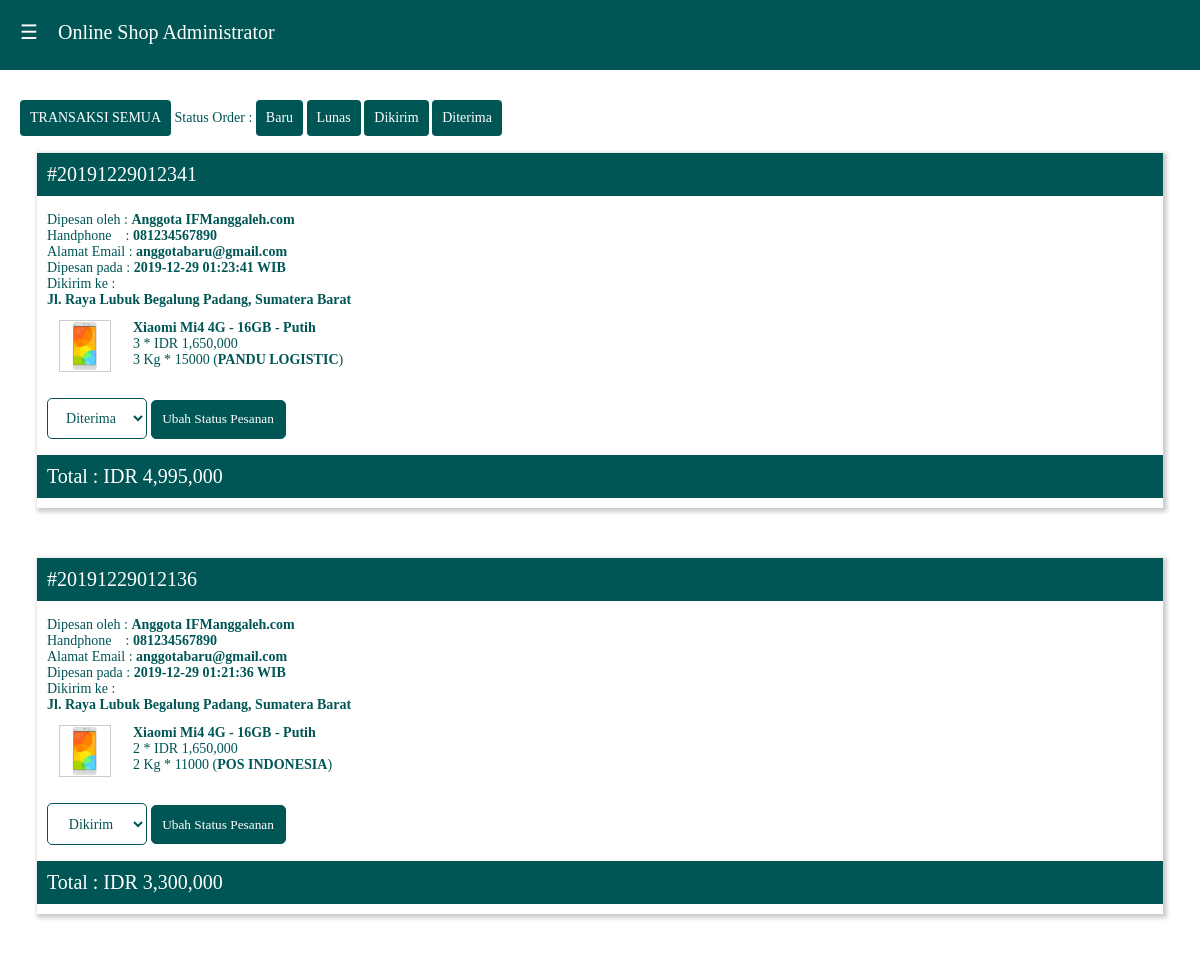
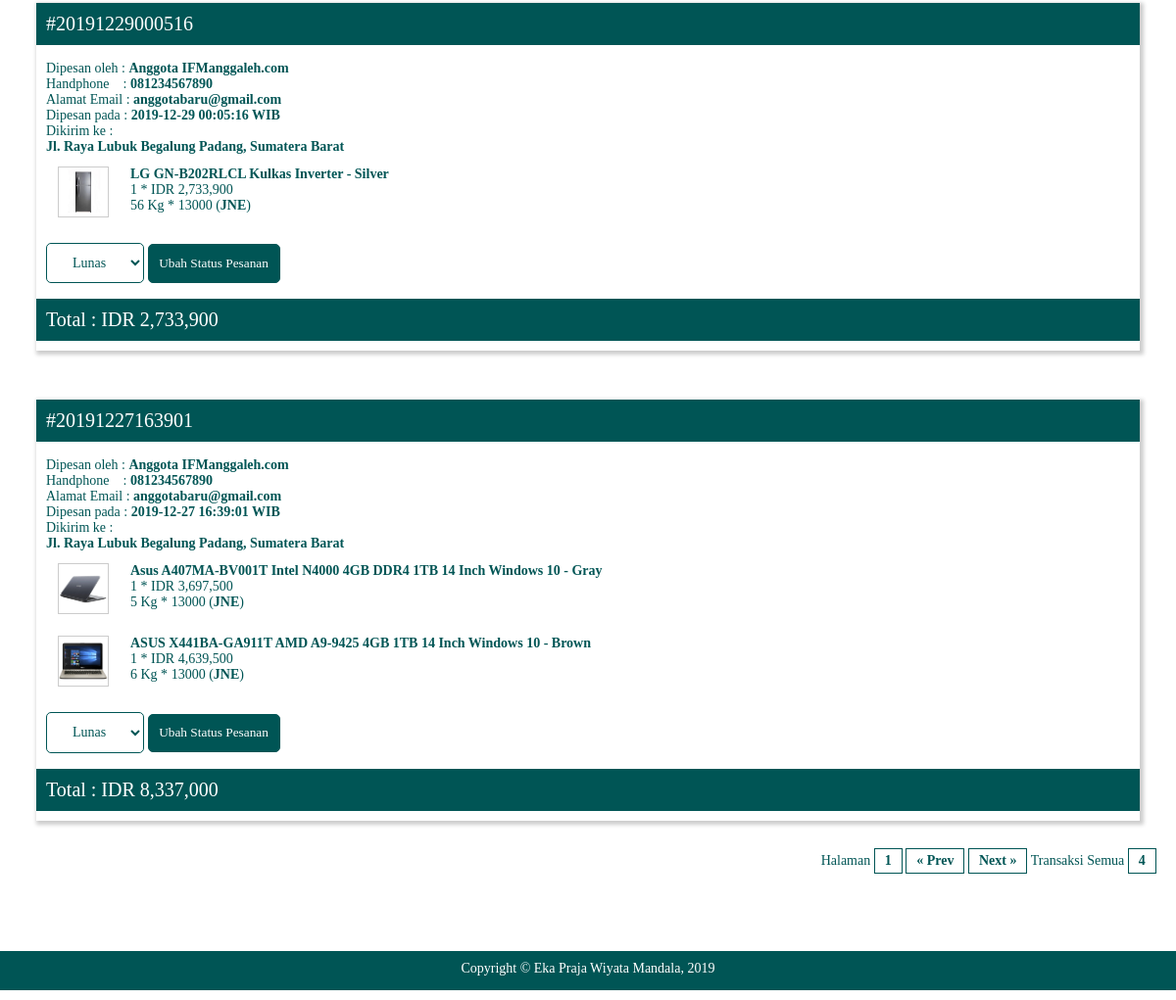
Screenshot of /admin/index.php?p=order&st=Semua (signed in) with the database file from the repository (2 pictures, top to bottom).
### tables this page shows
CREATE TABLE IF NOT EXISTS `orders` (
  `idorder` int(11) NOT NULL AUTO_INCREMENT,
  `noorder` double NOT NULL,
  `idanggota` int(11) NOT NULL,
  `alamatkirim` text NOT NULL,
  `total` double NOT NULL,
  `tglorder` datetime NOT NULL DEFAULT '0000-00-00 00:00:00',
  `statusorder` varchar(20) NOT NULL,
  PRIMARY KEY (`idorder`)
);

CREATE TABLE IF NOT EXISTS `anggota` (
  `idanggota` int(11) NOT NULL AUTO_INCREMENT,
  `email` varchar(50) NOT NULL,
  `password` varchar(20) NOT NULL,
  `nama` varchar(50) NOT NULL,
  `jk` char(1) NOT NULL,
  `tgllahir` date NOT NULL DEFAULT '0000-00-00',
  `alamat` text NOT NULL,
  `nohp` varchar(15) NOT NULL,
  `foto` text NOT NULL,
  `tgldaftar` datetime NOT NULL DEFAULT '0000-00-00 00:00:00',
  PRIMARY KEY (`idanggota`)
);

CREATE TABLE IF NOT EXISTS `orderdetail` (
  `idorder` int(11) NOT NULL,
  `idproduk` int(11) NOT NULL,
  `idjasa` int(11) NOT NULL,
  `jumlahbeli` int(11) NOT NULL,
  `subtotal` double NOT NULL
);

CREATE TABLE IF NOT EXISTS `produk` (
  `idproduk` int(11) NOT NULL AUTO_INCREMENT,
  `idkat` int(11) NOT NULL,
  `idadmin` int(11) NOT NULL,
  `nama` varchar(100) NOT NULL,
  `harga` double NOT NULL,
  `stok` int(11) NOT NULL,
  `spesifikasi` text NOT NULL,
  `detail` text NOT NULL,
  `diskon` int(11) NOT NULL,
  `berat` float NOT NULL,
  `isikotak` text NOT NULL,
  `foto1` text NOT NULL,
  `foto2` text NOT NULL,
  `tglproduk` datetime NOT NULL DEFAULT '0000-00-00 00:00:00',
  PRIMARY KEY (`idproduk`)
);

CREATE TABLE IF NOT EXISTS `jasakirim` (
  `idjasa` int(11) NOT NULL AUTO_INCREMENT,
  `idadmin` int(11) NOT NULL,
  `nama` varchar(30) NOT NULL,
  `logo` text NOT NULL,
  `detail` text NOT NULL,
  `tarif` double NOT NULL,
  PRIMARY KEY (`idjasa`)
);

### admin/order.php (the view, shortened to what this page needs)
<a href="<?php echo "?p=order&st=Semua"; ?>"><button type="button" class='btn btn-add'>TRANSAKSI SEMUA</button></a>
Status Order :
<a href="<?php echo "?p=order&st=Baru"; ?>"><button type="button" class='btn btn-add'>Baru</button> </a>
<a href="<?php echo "?p=order&st=Lunas"; ?>"><button type="button" class='btn btn-add'>Lunas</button></a>
<a href="<?php echo "?p=order&st=Dikirim"; ?>"><button type="button" class='btn btn-add'>Dikirim</button></a>
<a href="<?php echo "?p=order&st=Diterima"; ?>"><button type="button" class='btn btn-add'>Diterima</button></a>
<br>
<?php
$batas =  2;
$halaman = $_GET['pg'];
if(empty($halaman)){
	$halaman = 1;
}else{
	$posisi = ($halaman - 1) * $batas;
}
if($_GET["st"] == "Semua"){
  $status = "";
}else{
  $status = "where statusorder='$_GET[st]'";
}
  $sqlo = mysqli_query($kon, "select * from orders $status order by tglorder desc");
  while($ro = mysqli_fetch_array($sqlo)){
	if($ro['statusorder'] == "Lunas"){
	  $pilb = "";	$pill = " selected";	$pilk = ""; $pilt = "";
	}
	if($ro['statusorder'] == "Dikirim"){
	  $pilb = "";	$pill = "";	$pilk = " selected"; $pilt = "";
	}
	if($ro['statusorder'] == "Diterima"){
	  $pilb = "";	$pill = "";	$pilk = ""; $pilt = " selected";
	}
 	$sqlod = mysqli_query($kon, "select * from orders where idorder='$ro[idorder]'");
	$rod = mysqli_fetch_array($sqlod);
	$sqlag = mysqli_query($kon, "select * from anggota where idanggota='$rod[idanggota]'");
	$rag = mysqli_fetch_array($sqlag);
  	echo "<div class='dh12'>";
	echo "<div class='card'>";
	echo "<div class='kepalacard'>";
	echo "#$ro[noorder]";
	echo "</div>";
	echo "<div class='isicard'>";
	echo "<br>Dipesan oleh : <b>$rag[nama]</b><br>";
	echo "Handphone &nbsp; &nbsp;: <b>$rag[nohp]</b><br>";
	echo "Alamat Email : <b>$rag[email]</b><br>";
  	echo "Dipesan pada : <b>$ro[tglorder] WIB</b><br>";
	echo "Dikirim ke : <br><b>$ro[alamatkirim]</b><br>";
	echo "<table border='0' cellpadding='3px'>";
	$sqlordt = mysqli_query($kon, "select * from orderdetail where idorder='$ro[idorder]'");
	while($rordt = mysqli_fetch_array($sqlordt)){
	  $sqlpr = mysqli_query($kon, "select * from produk where idproduk='$rordt[idproduk]'");
	  $rpr = mysqli_fetch_array($sqlpr);
	  $sqlj = mysqli_query($kon, "select * from jasakirim where idjasa='$rordt[idjasa]'");
	  $rj = mysqli_fetch_array($sqlj);
      $disk = ($rpr["harga"] * $rpr["diskon"]) / 100;
      $hargabaru = $rpr["harga"] - $disk;
      $hrgbr = number_format($hargabaru);
      $brt = $rordt["jumlahbeli"] * $rpr["berat"];
	  echo "<tr valign='top'><td width='50px'><img src='../fotoproduk/$rpr[foto1]' height='50px;'></td>
	  <td><b>$rpr[nama]</b><br>$rordt[jumlahbeli] * IDR $hrgbr <br>$brt Kg * $rj[tarif] (<b>$rj[nama]</b>)</td></tr>";
	}
	echo "</table>";
	echo "<form method='post' action='?p=orderstatus' enctype='multipart/form-data'>";
	echo "<select name='statusorder'>
	<option value='Baru' $pilb>Baru</option>
	<option value='Lunas' $pill>Lunas</option>
	<option value='Dikirim' $pilk>Dikirim</option>
	<option value='Diterima' $pilt>Diterima</option>
	</select>
	<input type='submit' value='Ubah Status Pesanan'>";
	echo "</form><br>";
	$total = number_format($ro["total"]);
	echo "</div>";
	echo "<div class='kepalacard'>Total : IDR $total</div>";
	echo "</div><br>";
	echo "</div>";
  }
echo "<div class='dh12' align='right'>";
echo "Halaman ";
$sqlhal = mysqli_query($kon, "select * from orders $status");
$jmldata = mysqli_num_rows($sqlhal);
$jmlhal = ceil($jmldata/$batas);
for($i=1;$i<=$jmlhal;$i++){
  if ($i == $halaman){
	echo "<span class='kotak'><b>$i</b></span> ";
  }
}
if($halaman > 1){
	$previous=$halaman-1;
	echo "<span class='kotak'><a href=?p=order&pg=$previous&st=$_GET[st]>&laquo; Prev</a></span> ";
}
else
{
	echo "<span class='kotak'>&laquo; Prev</span> ";
}
if($halaman < $jmlhal){
	$next=$halaman+1;
	echo "<span class='kotak'><a href=?p=order&pg=$next&st=$_GET[st]>Next &raquo;</a></span>";
}
else{
	echo "<span class='kotak'>Next &raquo;</span>";
}
echo " Transaksi $_GET[st] <span class='kotak'><b>$jmldata</b></span>";
echo "<p></div>";
echo "<p>&nbsp;</p>";
  ?>

### admin/style.css (style rules this page uses)
body { font-family:Cambria; padding:0px; margin:0px; color:#005555; font-size:14px; }
input[type="text"], input[type="password"], input[type="file"], textarea, select { width:90%; padding:0.8em; margin-top:1em; border:1px solid #005555; background-color:#FFFFFF; font-family:Cambria; font-size:14px; color:#005555; text-align:center; border-radius:5px; }
input[type="submit"] { width:auto; margin-top:0.9em; color:#FFFFFF; background-color:#005555; padding:0.8em; cursor:pointer; border:1px solid #005555; font-family:Cambria; border-radius:5px; }
.dh12 { width:99.99% }
.dh1, .dh2, .dh3, .dh4, .dh5, .dh6, .dh7, .dh8, .dh9, .dh10, .dh11, .dh12 { float:left; display:inline; margin:0 0%; }
a { color:#005555; text-decoration:none; }
.btn { padding:9px 9px; text-align:center; border:1px solid transparent; border-radius:4px; font-family:Cambria; font-size:14px; margin-top:10px; width:auto; }
.btn-add { color:#FFFFFF; background-color:#005555; cursor:pointer; }
table { width:100%; border-color:#CCCCCC; }
td { padding:10px; background-color:#FFFFFF; font-size:14px; color:#005555; vertical-align:top; }
.card { margin:17px; min-height:230px; border:thin; box-shadow: 2px 2px 4px 2px rgba(0,0,0,0.2); padding-bottom:10px; }
.kepalacard { padding:10px; background-color:#005555; color:#FFFFFF; font-family:Century Gothic; font-size:20px; }
.isicard { padding-left:10px; padding-right:10px; background-color:#FFFFFF; color:#005555; min-height:185px; font-size:14px; }
.isicard select { width:100px; padding:0.8em; margin-top:1em; border:1px solid #005555; background-color:#FFFFFF; font-family:Cambria; font-size:14px; color:#005555; text-align:center; border-radius:5px; }
.isicard hr, .isicard img { border:1px solid rgba(0,0,0,0.2); }
.kotak { border:1px solid #005555; color:#005555; padding:4px 10px 5px; font-size:14px; margin:0 0px 0 0; font-weight:bold; }

### rows the page displays
orders: noorder "20191229012341", idanggota.nama "Anggota IFManggaleh.com", idanggota.nohp "081234567890", idanggota.email "anggotabaru@gmail.com", tglorder "2019-12-29 01:23:41", alamatkirim "Jl. Raya Lubuk Begalung Padang, Sumatera Barat", total "4,995,000"
orderdetail: idproduk.foto1 (picture), idproduk.nama "Xiaomi Mi4 4G - 16GB - Putih", jumlahbeli "3", idproduk.diskon "1,650,000", idjasa.tarif "15000", idjasa.nama "PANDU LOGISTIC"
orders: noorder "20191229012136", idanggota.nama "Anggota IFManggaleh.com", idanggota.nohp "081234567890", idanggota.email "anggotabaru@gmail.com", tglorder "2019-12-29 01:21:36", alamatkirim "Jl. Raya Lubuk Begalung Padang, Sumatera Barat", total "3,300,000"
orderdetail: idproduk.foto1 (picture), idproduk.nama "Xiaomi Mi4 4G - 16GB - Putih", jumlahbeli "2", idproduk.diskon "1,650,000", idjasa.tarif "11000", idjasa.nama "POS INDONESIA"
orders: noorder "20191229000516", idanggota.nama "Anggota IFManggaleh.com", idanggota.nohp "081234567890", idanggota.email "anggotabaru@gmail.com", tglorder "2019-12-29 00:05:16", alamatkirim "Jl. Raya Lubuk Begalung Padang, Sumatera Barat", total "2,733,900"
orderdetail: idproduk.foto1 (picture), idproduk.nama "LG GN-B202RLCL Kulkas Inverter - Silver", jumlahbeli "1", idproduk.diskon "2,733,900", jumlahbeli.berat "56", idjasa.tarif "13000", idjasa.nama "JNE"
orders: noorder "20191227163901", idanggota.nama "Anggota IFManggaleh.com", idanggota.nohp "081234567890", idanggota.email "anggotabaru@gmail.com", tglorder "2019-12-27 16:39:01", alamatkirim "Jl. Raya Lubuk Begalung Padang, Sumatera Barat", total "8,337,000"
orderdetail: idproduk.foto1 (picture), idproduk.nama "Asus A407MA-BV001T Intel N4000 4GB DDR4 1TB 14 Inch Windows 10 - Gray", jumlahbeli "1", idproduk.diskon "3,697,500", jumlahbeli.berat "5", idjasa.tarif "13000", idjasa.nama "JNE"
orderdetail: idproduk.foto1 (picture), idproduk.nama "ASUS X441BA-GA911T AMD A9-9425 4GB 1TB 14 Inch Windows 10 - Brown", jumlahbeli "1", idproduk.diskon "4,639,500", jumlahbeli.berat "6", idjasa.tarif "13000", idjasa.nama "JNE"

### other values shown
$_GET[st] "Semua"
$jmldata "4"
